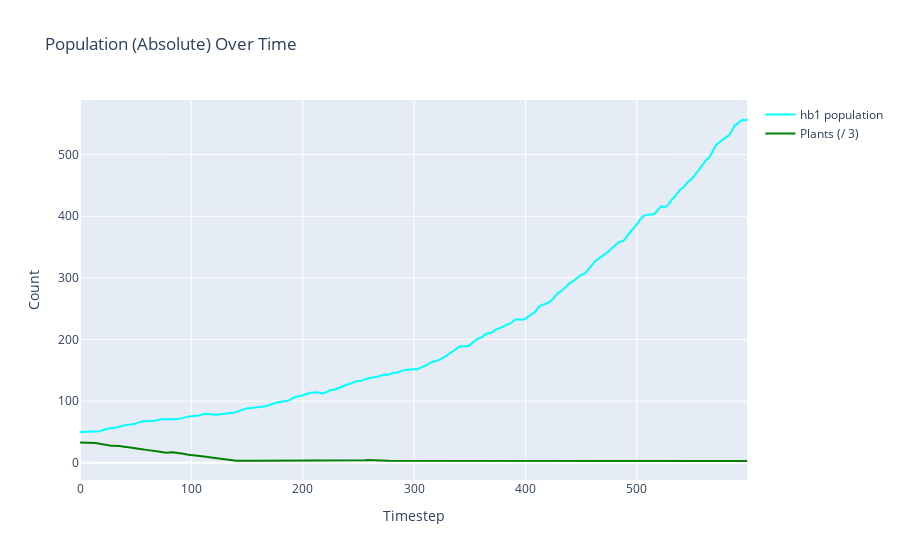
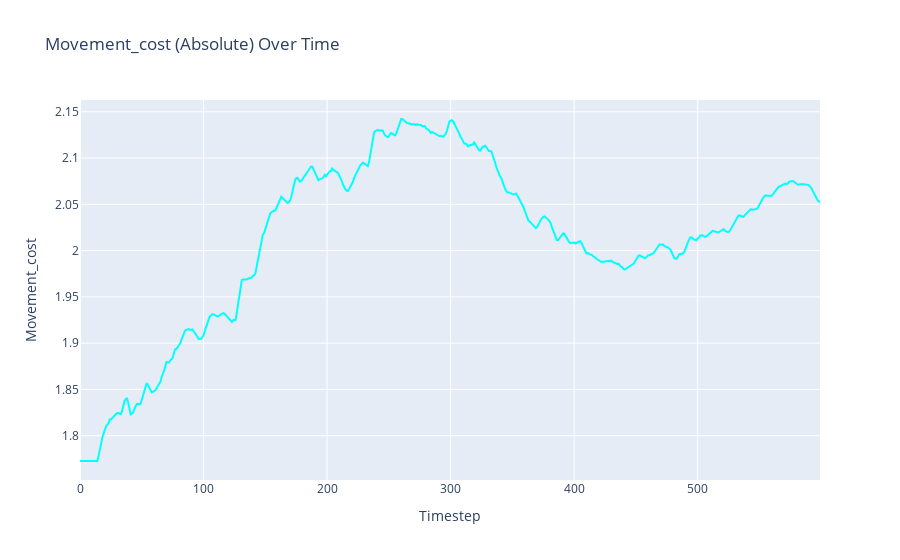
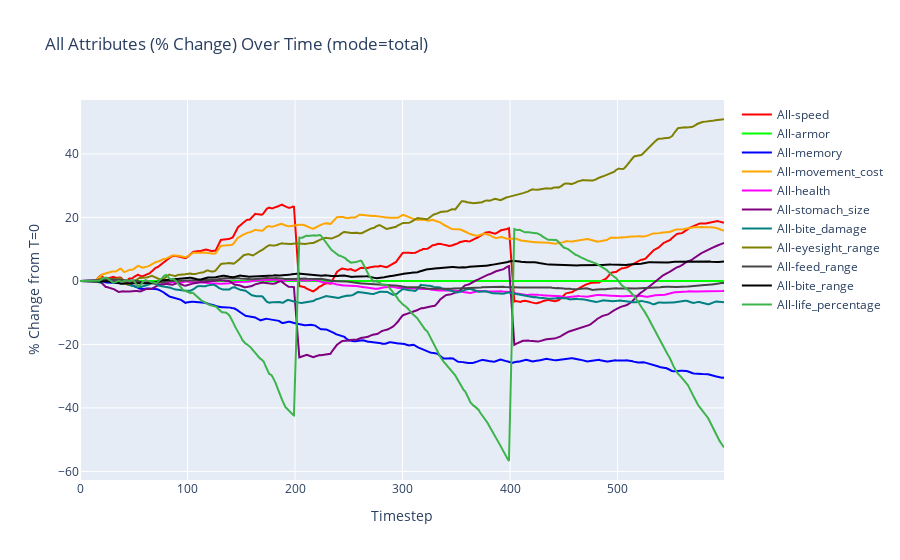

The cell these charts' notebook holds for them, in order:
### Code cell
fig = plot_parameter_over_time(agent_history=agent_history, plant_history=plant_history, species_info=default_species, parameter="population", mode="species", use_log_scale=False, smoothing_window=5, plant_scale_divisor=3)
fig.show()

fig2 = plot_parameter_over_time(agent_history=agent_history, plant_history=plant_history, species_info=default_species, parameter="movement_cost", mode="species", smoothing_window=5)
fig2.show()

fig3 = plot_parameter_over_time(agent_history=agent_history, plant_history=plant_history, species_info=default_species, parameter="all", mode="total", smoothing_window=5, use_percentage=True, use_log_scale=False)
fig3.show()

### Figure 1 — Plotly figure (JSON) as saved in the notebook; plotly's stock layout.template omitted (floating-point values rounded to 4 significant figures; data arrays with more than 128 entries replaced by an {"elided": "..."} marker saying what was removed)
{"data": [{"line": {"color": "rgb(0,255,255)"}, "mode": "lines", "name": "hb1 population", "type": "scatter", "x": {"elided": "600 int values"}, "y": {"elided": "600 float values"}}, {"line": {"color": "rgb(0,128,0)"}, "mode": "lines", "name": "Plants (/ 3)", "type": "scatter", "x": {"elided": "600 int values"}, "y": {"elided": "600 float values"}}], "layout": {"title": {"text": "Population (Absolute) Over Time"}, "xaxis": {"title": {"text": "Timestep"}}, "yaxis": {"title": {"text": "Count"}}}}

### Figure 2 — Plotly figure (JSON) as saved in the notebook; plotly's stock layout.template omitted (floating-point values rounded to 4 significant figures; data arrays with more than 128 entries replaced by an {"elided": "..."} marker saying what was removed)
{"data": [{"line": {"color": "rgb(0,255,255)"}, "mode": "lines", "name": "hb1 (movement_cost)", "type": "scatter", "x": {"elided": "600 int values"}, "y": {"elided": "600 float values"}}], "layout": {"title": {"text": "Movement_cost (Absolute) Over Time"}, "xaxis": {"title": {"text": "Timestep"}}, "yaxis": {"title": {"text": "Movement_cost"}}}}

### Figure 3 — Plotly figure (JSON) as saved in the notebook; plotly's stock layout.template omitted (floating-point values rounded to 4 significant figures; data arrays with more than 128 entries replaced by an {"elided": "..."} marker saying what was removed)
{"data": [{"line": {"color": "rgb(255,0,0)"}, "mode": "lines", "name": "All-speed", "type": "scatter", "x": {"elided": "600 int values"}, "y": {"elided": "600 float values"}}, {"line": {"color": "rgb(0,255,0)"}, "mode": "lines", "name": "All-armor", "type": "scatter", "x": {"elided": "600 int values"}, "y": {"elided": "600 int values"}}, {"line": {"color": "rgb(0,0,255)"}, "mode": "lines", "name": "All-memory", "type": "scatter", "x": {"elided": "600 int values"}, "y": {"elided": "600 float values"}}, {"line": {"color": "rgb(255,165,0)"}, "mode": "lines", "name": "All-movement_cost", "type": "scatter", "x": {"elided": "600 int values"}, "y": {"elided": "600 float values"}}, {"line": {"color": "rgb(255,0,255)"}, "mode": "lines", "name": "All-health", "type": "scatter", "x": {"elided": "600 int values"}, "y": {"elided": "600 float values"}}, {"line": {"color": "rgb(128,0,128)"}, "mode": "lines", "name": "All-stomach_size", "type": "scatter", "x": {"elided": "600 int values"}, "y": {"elided": "600 float values"}}, {"line": {"color": "rgb(0,128,128)"}, "mode": "lines", "name": "All-bite_damage", "type": "scatter", "x": {"elided": "600 int values"}, "y": {"elided": "600 float values"}}, {"line": {"color": "rgb(128,128,0)"}, "mode": "lines", "name": "All-eyesight_range", "type": "scatter", "x": {"elided": "600 int values"}, "y": {"elided": "600 float values"}}, {"line": {"color": "rgb(70,70,70)"}, "mode": "lines", "name": "All-feed_range", "type": "scatter", "x": {"elided": "600 int values"}, "y": {"elided": "600 float values"}}, {"line": {"color": "rgb(0,0,0)"}, "mode": "lines", "name": "All-bite_range", "type": "scatter", "x": {"elided": "600 int values"}, "y": {"elided": "600 float values"}}, {"line": {"color": "rgb(60,180,75)"}, "mode": "lines", "name": "All-life_percentage", "type": "scatter", "x": {"elided": "600 int values"}, "y": {"elided": "600 float values"}}], "layout": {"title": {"text": "All Attributes (% Change) Over Time (mode=total)"}, "xaxis": {"title": {"text": "Timestep"}}, "yaxis": {"title": {"text": "% Change from T=0"}}}}
